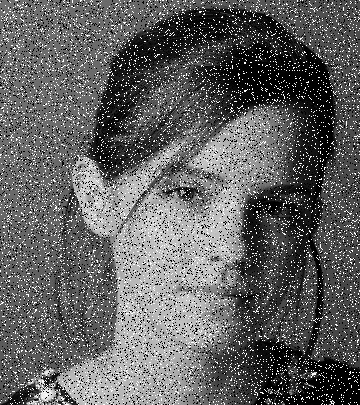
#> input picture emma_salt_pepper.jpg, 360 x 405 px
$ jupyter execute Question1.ipynb
#> lines starting #> are read from the running program, lines starting #| are printed output that depends on the picture
#Q1: All Transformations

[cell 1]
import cv2 as cv
import numpy as np
import matplotlib.pyplot as plt

from google.colab import files
uploaded = files.upload()
#> the answer given: emma_salt_pepper.jpg

file_path = list(uploaded.keys())[0]
print("Loading:", file_path)

# Load image
img = cv.imread(file_path, cv.IMREAD_GRAYSCALE)
#> img is the input picture: shape (405, 360); min 0, max 255, mean 97.6

if img is None:
    print("ERROR: Image not found.")
else:
    print("Image loaded successfully!", img.shape)
#| Image loaded successfully! (405, 360)

    #  GAMMA CORRECTION = 0.5
    gamma1 = 0.5
    lut1 = np.array([((i / 255.0) ** gamma1) * 255 for i in range(256)]).astype("uint8")
    img_gamma_05 = cv.LUT(img, lut1)
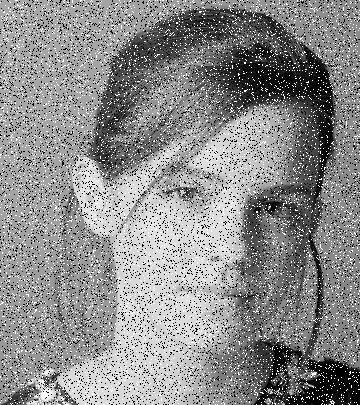
#> img_gamma_05: shape (405, 360); min 0, max 255, mean 139.6

    # GAMMA CORRECTION = 2.0
    gamma2 = 2.0
    lut2 = np.array([((i / 255.0) ** gamma2) * 255 for i in range(256)]).astype("uint8")
    img_gamma_20 = cv.LUT(img, lut2)
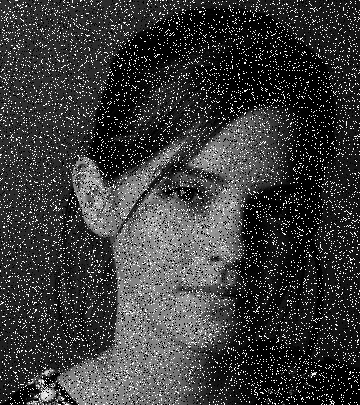
#> img_gamma_20: shape (405, 360); min 0, max 255, mean 58.9

    # CONTRAST STRETCHING
    r1, r2 = 0.2, 0.8
    lut_stretch = []
    for i in range(256):
        r = i / 255.0
        if r < r1:
            s = 0
        elif r1 <= r <= r2:
            s = (r - r1) / (r2 - r1)
        else:
            s = 1
        lut_stretch.append(s * 255)

    lut_stretch = np.array(lut_stretch, dtype="uint8")
    img_stretched = cv.LUT(img, lut_stretch)
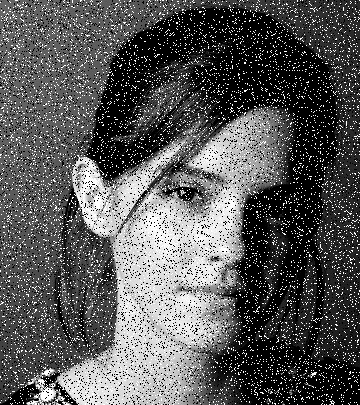
#> img_stretched: shape (405, 360); min 0, max 255, mean 88.1

    #  DISPLAY
    plt.figure(figsize=(10, 8))

    #  Origina
    plt.subplot(2, 2, 1)
    plt.imshow(img, cmap='gray')
    plt.title('Original Image')
    plt.axis('off')

    #  Gamma 0.5
    plt.subplot(2, 2, 2)
    plt.imshow(img_gamma_05, cmap='gray')
    plt.title(r'(a) Gamma Corrected ($\gamma=0.5$)')
    plt.axis('off')

    #  Gamma 2.0
    plt.subplot(2, 2, 3)
    plt.imshow(img_gamma_20, cmap='gray')
    plt.title(r'(b) Gamma Corrected ($\gamma=2.0$)')
    plt.axis('off')

    #  Contrast Stretching
    plt.subplot(2, 2, 4)
    plt.imshow(img_stretched, cmap='gray')
    plt.title(f'(c) Contrast Stretching ($r_1={r1}, r_2={r2}$)')
    plt.axis('off')

    plt.tight_layout()
    plt.show()
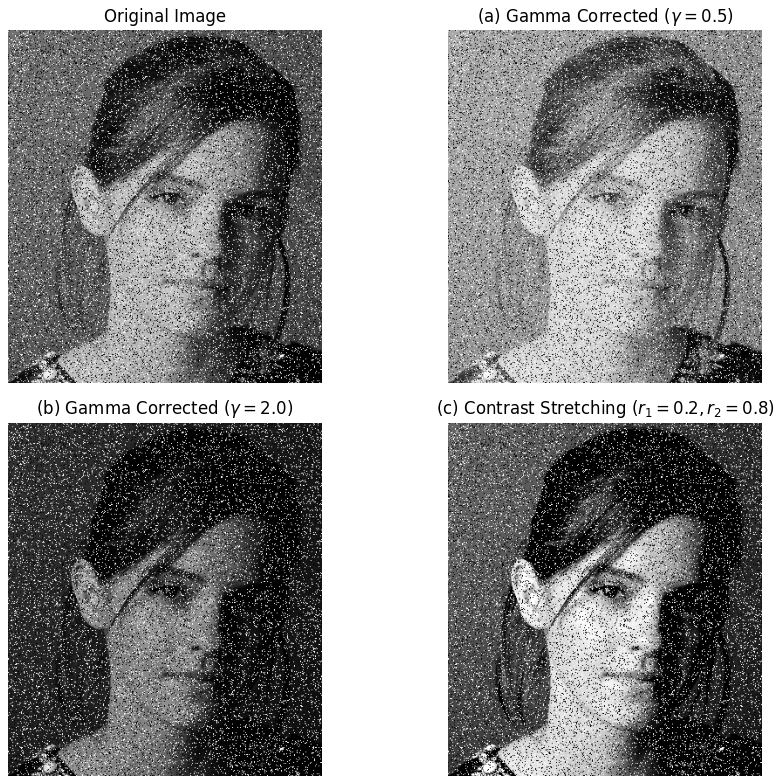
#> figure drawn by matplotlib, 4 panels
